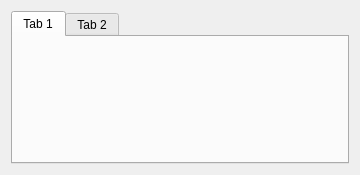
<?xml version="1.0" encoding="UTF-8"?>
<ui version="4.0">
 <class>Form</class>
 <widget class="QWidget" name="Form">
  <property name="windowModality">
   <enum>Qt::NonModal</enum>
  </property>
  <property name="geometry">
   <rect>
    <x>0</x>
    <y>0</y>
    <width>360</width>
    <height>175</height>
   </rect>
  </property>
  <property name="windowTitle">
   <string>Form</string>
  </property>
  <layout class="QVBoxLayout" name="verticalLayout">
   <item>
    <widget class="QTabWidget" name="tabWidget">
     <widget class="QWidget" name="tab">
      <attribute name="title">
       <string>Tab 1</string>
      </attribute>
     </widget>
     <widget class="QWidget" name="tab_2">
      <attribute name="title">
       <string>Tab 2</string>
      </attribute>
     </widget>
    </widget>
   </item>
  </layout>
 </widget>
 <resources/>
 <connections/>
</ui>
